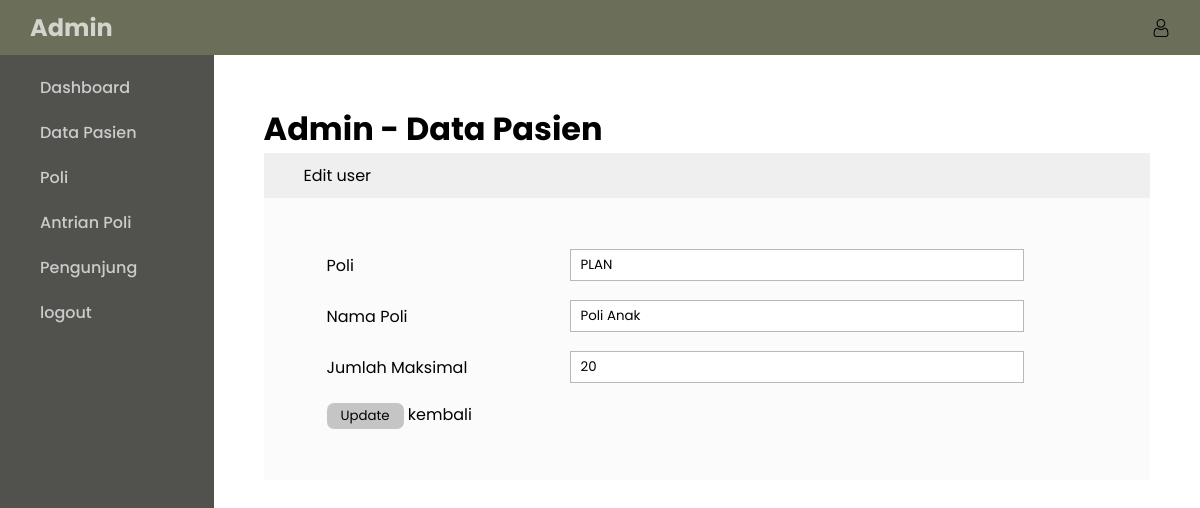
The page /src/pages/dashboard_admin/?page=edit-poli&poli=PLAN on the database its author committed.
### tables this page shows
CREATE TABLE `poli` (
  `poli` varchar(10) NOT NULL,
  `nama_poli` varchar(20) NOT NULL,
  `jumlah_maksimal` int(11) NOT NULL
);

### src/components/edit_poli/index.php (the view, shortened to what this page needs)
<?php
include '../../config/koneksi.php';
if (isset($_GET['poli'])) {
    $poli = $_GET['poli'];
    $sql = "SELECT * FROM poli WHERE poli = '$poli'";
    $result = mysqli_query($conn, $sql);
    if (mysqli_num_rows($result) > 0) {
        $row = mysqli_fetch_assoc($result);
        $poli_sekarang = $row['poli'];
        $nama_poli = $row['nama_poli'];
        $jumlah_maksimal = $row['jumlah_maksimal'];
    } else {
        echo "data kosong";
    }
}
?>
<div class="container-tambah-pasien">
    <h1>Admin - Data Pasien</h1>
    <p class="edit-user">Edit user</p>
    <form class="form-tambah-user" action="../../config/proses_update_poli.php" method="POST">
        <table>
            <tr>
                <td class="label"><label for="poli">Poli</label></td>
                <td><input max="25" type="text" name="poli" value="<?= $poli_sekarang  ?>" readonly></td>
            </tr>
            <tr>
                <td class="label"><label for="nama_poli">Nama Poli</label></td>
                <td><input max="25" type="text" name="nama_poli" value="<?= $nama_poli ?>"></td>
            </tr>
            <tr>
                <td class="label"><label for="jumlah_maksimal">Jumlah Maksimal</label></td>
                <td><input type="text" name="jumlah_maksimal" value="<?= $jumlah_maksimal ?>"></td>
            </tr>
            <tr>
                <td class="label">
                    <div class="btn-login">
                        <button type="submit" name="update_poli">Update</button>
                        <a style="color:black;" href="?page=data-pasien">kembali</a>
                    </div>
                </td>
                <td></td>
            </tr>
        </table>
    </form>
</div>

### src/pages/dashboard_admin/dashboard_admin.css (style rules this page uses)
* { margin: 0; padding: 0; font-family: 'Poppins', sans-serif; }
.navbar nav h1, a { color: rgba(255, 255, 255, 0.7); text-decoration: none; }
.table-data-pasien, th, td { border: 1px solid #635f5f; padding: 8px 20px; }
.container-tambah-pasien { width: 100%; }
.container-tambah-pasien .edit-user { width: 100%; background-color: rgba(239, 239, 239, 1); padding: 10px 40px; box-sizing: border-box; }
.container-tambah-pasien .form-tambah-user { width: 100%; background-color: rgba(251, 251, 251, 0.829); padding: 40px; box-sizing: border-box; }
.container-tambah-pasien .form-tambah-user table { width: 100%; border-collapse: collapse; border: solid transparent; }
.container-tambah-pasien .form-tambah-user table tr { width: 100%; border-collapse: collapse; border: solid transparent; }
.container-tambah-pasien .form-tambah-user table td { border-collapse: collapse; border: solid transparent; }
.container-tambah-pasien .form-tambah-user table tr .label { width: 200px; }
.container-tambah-pasien .form-tambah-user table tr input { width: 454px; height: 22px; background-color: rgba(255, 255, 255, 1); border: 1px solid rgb(187, 183, 183); padding: 15px 10px; box-sizing: border-box; }
.container-tambah-pasien .btn-login button { cursor: pointer; width: 77px; height: 26px; background-color: rgba(197, 197, 197, 1); border-radius: 7px; border: none; }

### rows shown on the page
poli: poli "PLAN", nama_poli "Poli Anak", jumlah_maksimal "20"
